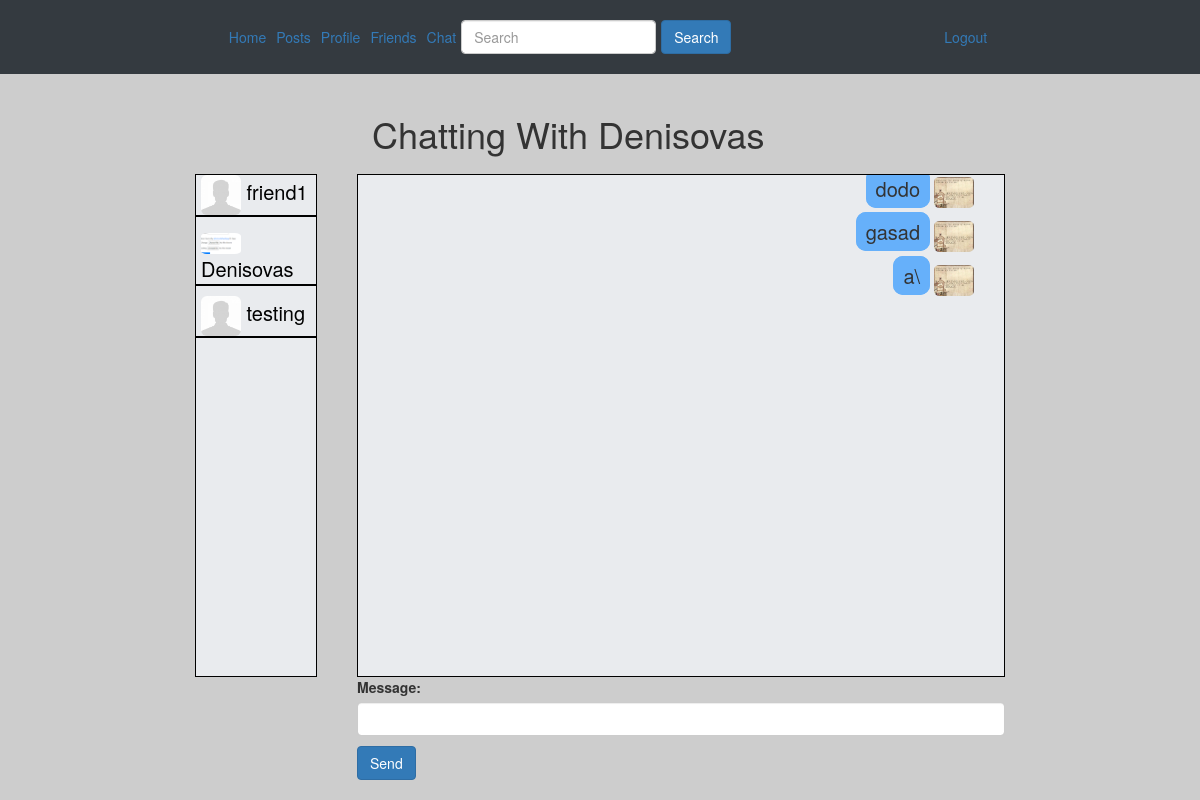
The page /chat/Denisovas/ (signed in) on the database as committed earlier.
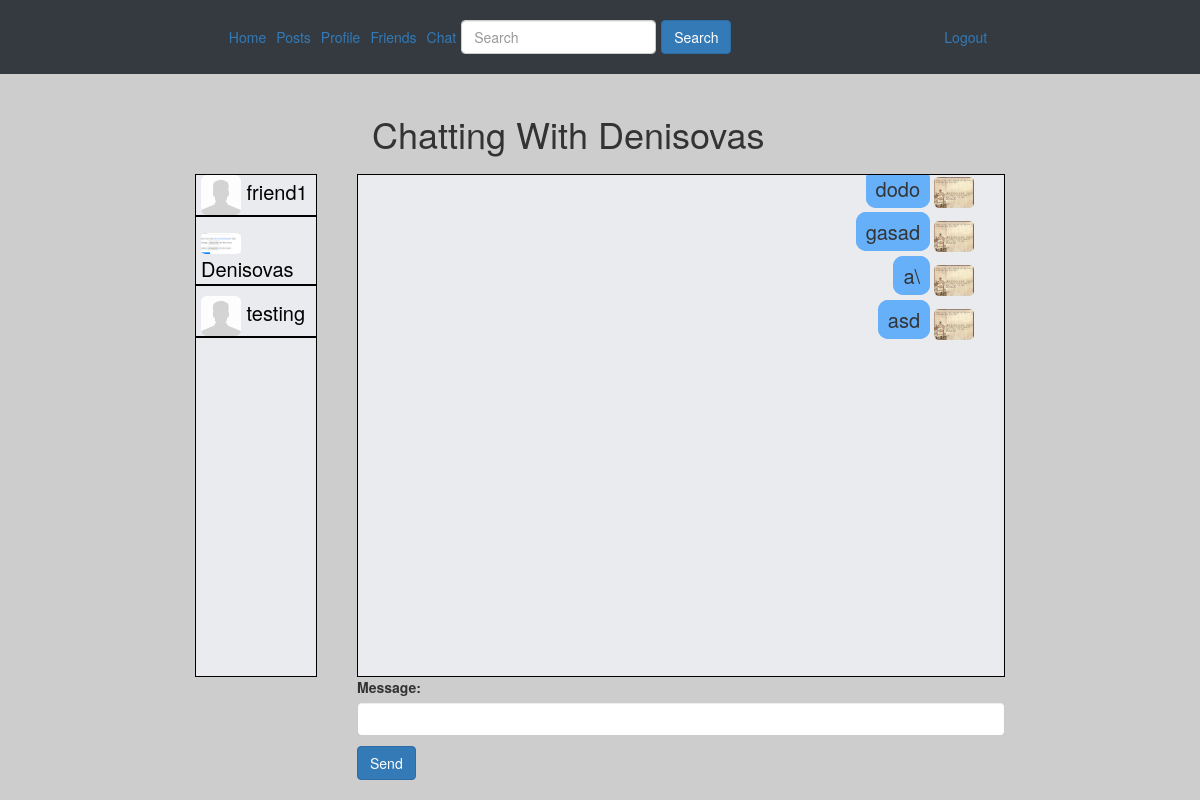
The same page on the database as committed later.
### chat/models.py (models this page shows, shortened)
class Thread(models.Model):
    first = models.ForeignKey(settings.AUTH_USER_MODEL, on_delete=models.CASCADE, related_name='chat_thread_first')
    second = models.ForeignKey(settings.AUTH_USER_MODEL, on_delete=models.CASCADE, related_name='chat_thread_second')
    updated = models.DateTimeField(auto_now=True)
    timestamp = models.DateTimeField(auto_now_add=True)
    objects      = ThreadManager()

class ChatMessage(models.Model):
    thread = models.ForeignKey(Thread, null=True, blank=True, on_delete=models.SET_NULL)
    user = models.ForeignKey(settings.AUTH_USER_MODEL, verbose_name='sender', on_delete=models.CASCADE)
    message = models.TextField()
    timestamp = models.DateTimeField(auto_now_add=True)

### profiles/models.py (models this page shows, shortened)
class UserProfile(models.Model):
    user = models.OneToOneField(User, on_delete=models.CASCADE)
    age = models.IntegerField(blank=True, null=True)
    gender = models.CharField(max_length=25, null=True, blank=True, default="")
    icon = models.ImageField(upload_to=upload_path, blank=True, null=True, default='photos/default.jpg')
    gallery = models.ImageField(upload_to=upload_path, blank=True, null=True)
    friends = models.ManyToManyField("UserProfile", blank=True)

### chat/views.py (the view, shortened to what this page needs)
# urls.py: re_path(r"^(?P<username>[\w.@+-]+)/$", ThreadView.as_view(), name='thread'),
class ThreadView(LoginRequiredMixin, FormMixin, DetailView):
    template_name = 'chat/thread.html'
    form_class = ComposeForm
    success_url = './'
    def get_object(self):
        other_username  = self.kwargs.get("username")
        obj, created    = Thread.objects.get_or_new(self.request.user, other_username)
        if obj == None:
            raise Http404
        return obj
    def get_context_data(self, **kwargs):
        context = super().get_context_data(**kwargs)
        context['form'] = self.get_form()
        return context

### chat/forms.py
class ComposeForm(forms.Form):
    message = forms.CharField(
            widget=forms.TextInput(
                attrs={"class": "form-control"}
                )
            )

### chat/models.py (called while the page is built, shortened)
    def get_or_new(self, user, other_username): # get_or_create
        username = user.username
        if username == other_username:
            return None
        qlookup1 = Q(first__username=username) & Q(second__username=other_username)
        qlookup2 = Q(first__username=other_username) & Q(second__username=username)
        qs = self.get_queryset().filter(qlookup1 | qlookup2).distinct()
        if qs.count() == 1:
            return qs.first(), False
        elif qs.count() > 1:
            return qs.order_by('timestamp').first(), False

### chat/templates/chat/thread.html (shortened to what this page needs)
{% extends 'main/base.html' %}
{% block content %}
<div class='container' style='max-width: 70%;' >
    <div class='my-3 py-3' style="width:80%; float: right">
        <div class='col'>
            <h1 class='p-0 m-0'>Chatting With {% if user != object.first %}{{ object.first }}{% else %}{{ object.second }}{% endif %}</h1>
        </div>
    </div>
		<div id="dialog-window" style="width:80%; float: right; ">
  			<div id="scrollable-content" style="max-width: 100%">
    			<ul id='chat-items'>
     				{% for chat in object.chatmessage_set.all %}
     					{% if chat.user == user %}
							<p id="align-right">
								<span id='myuser-message' style="max-width: 100%">{{ chat.message }}</span>
								<img id='image-pic' src='{{ chat.user.userprofile.icon.url }}'>
							</p>
   	 					{% else %}
   	 						<p id="align-left">
        					<img id='image-pic' src='{{ chat.user.userprofile.icon.url }}'>
        					<span id='chatting-with-message' style="max-width: 100%">{{ chat.message }}</span>
        					</p>
						{% endif %}
					{% endfor %}
				</ul>
			</div>
		</div>
		<div id="dialog-window" style="width:15%; float: left;">
  			<div id="scrollable-content" style="overflow: auto; overflow-x: hidden;">
  				{% include "chat/friendslist.html" with friend_list=user.userprofile.friends.all %}
  			</div>
  		</div>
		<form id='form' method='POST' style="width:80%; float: right"> {% csrf_token %}
				{{form.as_p }}
			<input type='submit' class='btn btn-primary' value='Send'/>
		</form>
	</div>
{% endblock %}

### main/templates/main/base.html (shortened to what this page needs)
<!DOCTYPE html>
<html lang="en">
<head>
    <link rel="stylesheet" href="https://maxcdn.bootstrapcdn.com/bootstrap/4.4.1/css/bootstrap.min.css">
    <link href="//netdna.bootstrapcdn.com/bootstrap/3.0.3/css/bootstrap.min.css" rel="stylesheet" id="bootstrap-css">
    <link rel="stylesheet" href="//cdnjs.cloudflare.com/ajax/libs/fancybox/2.1.5/jquery.fancybox.min.css"
          media="screen">
</head>
<body style="padding-top: 0px">
<nav class="navbar navbar-expand-sm bg-dark switch" style="border-radius: 0px">
    <div class="container-fluid">
        <ul class="navbar navbar-nav navbar-left ">
            <li class="nav-item">
                {% if not user.is_anonymous %}
                    <a class="nav-link" href="{% url 'main:home' %}">Home</a>
                {% endif %}
            </li>
            <li class="nav-item">
                {% if not user.is_anonymous %}
                    <a class="nav-link" href="{% url 'postfeed:posts' user.username %}">Posts</a>
                {% endif %}
            </li>
            <li class="nav-item">
                {% if not user.is_anonymous %}
                    <a class="nav-link" href="{% url 'profiles:profile' user.username %}">Profile</a>
                {% endif %}
            </li>
            <li class="nav-item">
                {% if not user.is_anonymous %}
                    <a class="nav-link" href="{% url 'profiles:friends' user.username %}">Friends</a>
                {% endif %}
            </li>
            <li class="nav-item">
                {% if not user.is_anonymous %}
                    <a class="nav-link" href="{% url 'chat:inbox' %}">Chat</a>
                {% endif %}
                {% if not user.is_anonymous %}
                    </li>
                    <form method="get" action="{% url 'profiles:search' %}" class="form-inline my-2 my-lg-0">
                        <input name="q" value="{{ request.GET.q }}" placeholder="Search" class="form-control mr-sm-2"/>
                        <button class="btn btn-primary" type="submit">
                            Search
                        </button>
                    </form>
                {% endif %}
  </ul>
  <ul class="nav navbar-nav navbar-right">
     <li class="nav-item">
      {% if not user.is_anonymous %}
      <a class="nav-link "  href="{% url 'accounts:logout'  %}">Logout</a>
      {% endif %}
    </li>
  </ul>
    </div>
</nav>
{% block content %}
{% endblock %}
</body>
</html>

### chat/templates/chat/friendslist.html (shortened to what this page needs)
{% block content %}
    <div>
        {% for friend in friend_list %}
            <a href="{% url 'chat:thread' friend.user.username %}">
                <div>
                    <p id="friends"><img src="{{ friend.user.userprofile.icon.url }}"
                                         style="border-radius:15%; width: 40px;"> {{ friend.user.username }}</p>
                </div>
            </a>
        {% endfor %}
    </div>
{% endblock %}

### main/templates/main/base.html (style rules this page uses)
body { background-color: rgb(205,205,205) !important; }

### chat/templates/chat/thread.html (style rules this page uses)
#myuser-message { text-align: right; font-size: 20px; border: 5px solid rgb(102, 176, 250); border-radius: 10px; background-color: rgb(102, 176, 250); padding-right: 5px; padding-left: 5px; width: 80%; word-break: break-all; overflow: auto; }
#align-right { text-align: right; padding-right: 30px; }
#dialog-window { height: 503px; border: 1px black solid; background-color: #E9EBEE !important; }
#scrollable-content { height: 500px; overflow: auto; }
#friends { box-sizing: border-box; border-bottom: 2px solid black; font-size: 20px; color: #000000; padding-left: 5px; }
#image-pic { border-radius: 15%; width: 40px; }

### chat/templates/chat/friendslist.html (style rules this page uses)
#friends { box-sizing: border-box; border-bottom: 2px solid black; font-size: 20px; color: #000000; padding-left: 5px; }

Rows that differ between the two databases and show on the page:
added ChatMessage: message "asd", user.userprofile.icon (picture)
